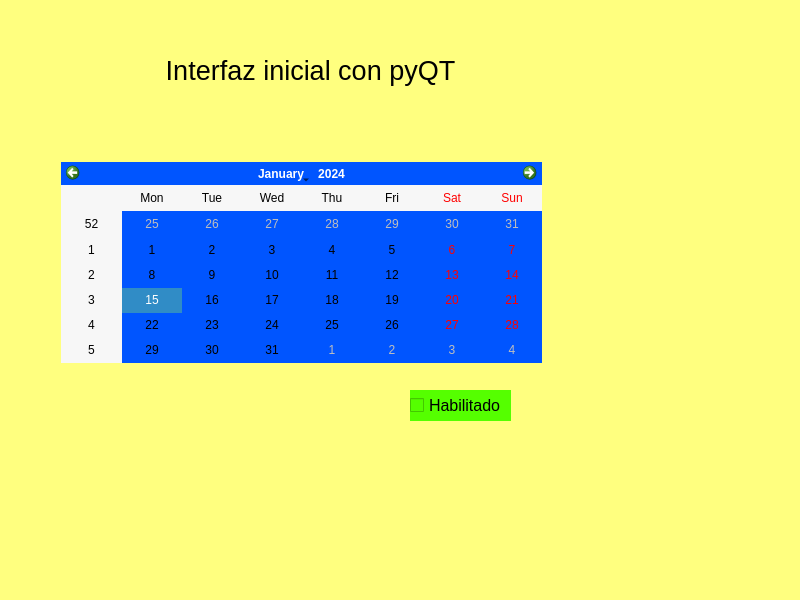
<?xml version="1.0" encoding="UTF-8"?>
<ui version="4.0">
 <class>MainWindow</class>
 <widget class="QMainWindow" name="MainWindow">
  <property name="geometry">
   <rect>
    <x>0</x>
    <y>0</y>
    <width>800</width>
    <height>600</height>
   </rect>
  </property>
  <property name="windowTitle">
   <string>MainWindow</string>
  </property>
  <property name="styleSheet">
   <string notr="true">background-color: rgb(255, 255, 127);</string>
  </property>
  <widget class="QWidget" name="centralwidget">
   <widget class="QLabel" name="label">
    <property name="geometry">
     <rect>
      <x>130</x>
      <y>10</y>
      <width>361</width>
      <height>121</height>
     </rect>
    </property>
    <property name="font">
     <font>
      <pointsize>20</pointsize>
     </font>
    </property>
    <property name="layoutDirection">
     <enum>Qt::LeftToRight</enum>
    </property>
    <property name="text">
     <string>&lt;html&gt;&lt;head/&gt;&lt;body&gt;&lt;p align=&quot;center&quot;&gt;Interfaz inicial con pyQT&lt;/p&gt;&lt;/body&gt;&lt;/html&gt;</string>
    </property>
   </widget>
   <widget class="QCalendarWidget" name="calendarWidget">
    <property name="geometry">
     <rect>
      <x>61</x>
      <y>162</y>
      <width>481</width>
      <height>201</height>
     </rect>
    </property>
    <property name="styleSheet">
     <string notr="true">background-color: rgb(0, 85, 255);</string>
    </property>
   </widget>
   <widget class="QCheckBox" name="checkBox">
    <property name="geometry">
     <rect>
      <x>410</x>
      <y>390</y>
      <width>101</width>
      <height>31</height>
     </rect>
    </property>
    <property name="font">
     <font>
      <pointsize>12</pointsize>
     </font>
    </property>
    <property name="styleSheet">
     <string notr="true">background-color: rgb(85, 255, 0);</string>
    </property>
    <property name="text">
     <string>Habilitado</string>
    </property>
   </widget>
   <widget class="QLabel" name="label_2">
    <property name="geometry">
     <rect>
      <x>30</x>
      <y>380</y>
      <width>371</width>
      <height>191</height>
     </rect>
    </property>
    <property name="styleSheet">
     <string notr="true">border-image: url(:/cct/fondo.png);</string>
    </property>
    <property name="text">
     <string/>
    </property>
   </widget>
  </widget>
  <widget class="QMenuBar" name="menubar">
   <property name="geometry">
    <rect>
     <x>0</x>
     <y>0</y>
     <width>800</width>
     <height>21</height>
    </rect>
   </property>
  </widget>
  <widget class="QStatusBar" name="statusbar"/>
 </widget>
 <resources>
  <include location="fon.qrc"/>
 </resources>
 <connections/>
</ui>
